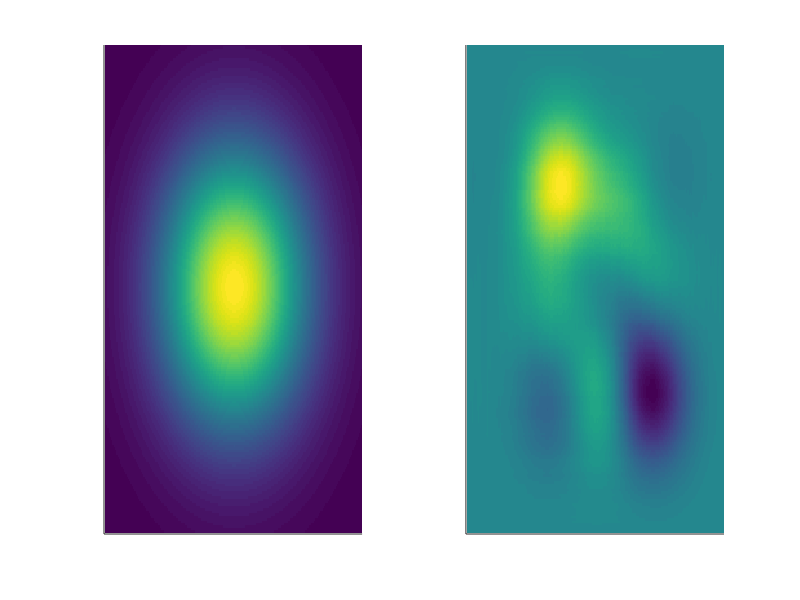

This chart was generated by the following MATLAB code:
clear 
divs = 20;
x = -5:1/divs:5;
y = -5:1/divs:5;
[X,Y] = meshgrid(x,y);
Z = exp(-1*(X.^2 + Y.^2)/(2*4));

subplot(1,2,1), hold on, grid on 
xlim([0, 200]), ylim([0, 200])
xticks([]), yticks([])
imagesc(Z)

noise = randn(round(size(Z)));
image = conv2(noise, Z);
image = image(1:2:length(image),1:2:length(image));
subplot(1,2,2), hold on, grid on
xlim([0, 200]), ylim([0, 200])
xticks([]), yticks([])
imagesc(image)
